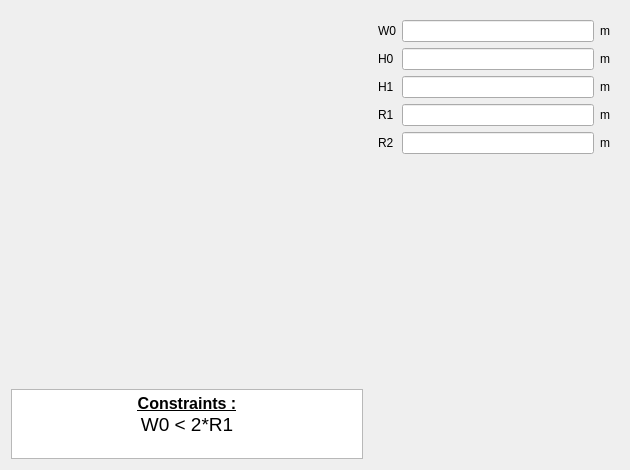
<?xml version="1.0" encoding="UTF-8"?>
<ui version="4.0">
 <class>PWSlot26</class>
 <widget class="QWidget" name="PWSlot26">
  <property name="geometry">
   <rect>
    <x>0</x>
    <y>0</y>
    <width>630</width>
    <height>470</height>
   </rect>
  </property>
  <property name="minimumSize">
   <size>
    <width>630</width>
    <height>470</height>
   </size>
  </property>
  <property name="maximumSize">
   <size>
    <width>16777215</width>
    <height>16777215</height>
   </size>
  </property>
  <property name="windowTitle">
   <string>Form</string>
  </property>
  <layout class="QHBoxLayout" name="horizontalLayout">
   <item>
    <layout class="QVBoxLayout" name="verticalLayout_2">
     <item>
      <widget class="QLabel" name="img_slot">
       <property name="sizePolicy">
        <sizepolicy hsizetype="Expanding" vsizetype="Expanding">
         <horstretch>0</horstretch>
         <verstretch>0</verstretch>
        </sizepolicy>
       </property>
       <property name="maximumSize">
        <size>
         <width>16777215</width>
         <height>16777215</height>
        </size>
       </property>
       <property name="text">
        <string/>
       </property>
       <property name="pixmap">
        <pixmap resource="../../../../Resources/pyleecan.qrc">:/images/images/MachineSetup/WSlot/SlotW26.png</pixmap>
       </property>
       <property name="scaledContents">
        <bool>true</bool>
       </property>
      </widget>
     </item>
     <item>
      <widget class="QTextEdit" name="txt_constraint">
       <property name="sizePolicy">
        <sizepolicy hsizetype="Expanding" vsizetype="Fixed">
         <horstretch>0</horstretch>
         <verstretch>0</verstretch>
        </sizepolicy>
       </property>
       <property name="maximumSize">
        <size>
         <width>16777215</width>
         <height>70</height>
        </size>
       </property>
       <property name="verticalScrollBarPolicy">
        <enum>Qt::ScrollBarAlwaysOff</enum>
       </property>
       <property name="html">
        <string>&lt;!DOCTYPE HTML PUBLIC &quot;-//W3C//DTD HTML 4.0//EN&quot; &quot;http://www.w3.org/TR/REC-html40/strict.dtd&quot;&gt;
&lt;html&gt;&lt;head&gt;&lt;meta name=&quot;qrichtext&quot; content=&quot;1&quot; /&gt;&lt;style type=&quot;text/css&quot;&gt;
p, li { white-space: pre-wrap; }
&lt;/style&gt;&lt;/head&gt;&lt;body style=&quot; font-family:'MS Shell Dlg 2'; font-size:7.8pt; font-weight:400; font-style:normal;&quot;&gt;
&lt;p align=&quot;center&quot; style=&quot; margin-top:0px; margin-bottom:0px; margin-left:0px; margin-right:0px; -qt-block-indent:0; text-indent:0px;&quot;&gt;&lt;span style=&quot; font-size:12pt; font-weight:600; text-decoration: underline;&quot;&gt;Constraints :&lt;/span&gt;&lt;/p&gt;
&lt;p align=&quot;center&quot; style=&quot; margin-top:0px; margin-bottom:0px; margin-left:0px; margin-right:0px; -qt-block-indent:0; text-indent:0px;&quot;&gt;&lt;span style=&quot; font-size:14pt;&quot;&gt;W0 &amp;lt; 2*R1&lt;/span&gt;&lt;/p&gt;&lt;/body&gt;&lt;/html&gt;</string>
       </property>
       <property name="textInteractionFlags">
        <set>Qt::TextSelectableByKeyboard|Qt::TextSelectableByMouse</set>
       </property>
      </widget>
     </item>
    </layout>
   </item>
   <item>
    <widget class="QWidget" name="widget" native="true">
     <property name="minimumSize">
      <size>
       <width>250</width>
       <height>0</height>
      </size>
     </property>
     <property name="maximumSize">
      <size>
       <width>250</width>
       <height>16777215</height>
      </size>
     </property>
     <layout class="QVBoxLayout" name="verticalLayout">
      <item>
       <layout class="QGridLayout" name="gridLayout">
        <item row="0" column="0">
         <widget class="QLabel" name="in_W0">
          <property name="text">
           <string>W0</string>
          </property>
         </widget>
        </item>
        <item row="0" column="1">
         <widget class="FloatEdit" name="lf_W0"/>
        </item>
        <item row="0" column="2">
         <widget class="QLabel" name="unit_W0">
          <property name="text">
           <string>m</string>
          </property>
         </widget>
        </item>
        <item row="1" column="0">
         <widget class="QLabel" name="in_H0">
          <property name="text">
           <string>H0</string>
          </property>
         </widget>
        </item>
        <item row="1" column="1">
         <widget class="FloatEdit" name="lf_H0"/>
        </item>
        <item row="1" column="2">
         <widget class="QLabel" name="unit_H0">
          <property name="text">
           <string>m</string>
          </property>
         </widget>
        </item>
        <item row="2" column="0">
         <widget class="QLabel" name="in_H1">
          <property name="text">
           <string>H1</string>
          </property>
         </widget>
        </item>
        <item row="2" column="1">
         <widget class="FloatEdit" name="lf_H1"/>
        </item>
        <item row="2" column="2">
         <widget class="QLabel" name="unit_H1">
          <property name="text">
           <string>m</string>
          </property>
         </widget>
        </item>
        <item row="3" column="0">
         <widget class="QLabel" name="in_R1">
          <property name="text">
           <string>R1</string>
          </property>
         </widget>
        </item>
        <item row="3" column="1">
         <widget class="FloatEdit" name="lf_R1"/>
        </item>
        <item row="3" column="2">
         <widget class="QLabel" name="unit_R1">
          <property name="text">
           <string>m</string>
          </property>
         </widget>
        </item>
        <item row="4" column="0">
         <widget class="QLabel" name="in_R2">
          <property name="text">
           <string>R2</string>
          </property>
         </widget>
        </item>
        <item row="4" column="1">
         <widget class="FloatEdit" name="lf_R2">
          <property name="text">
           <string/>
          </property>
         </widget>
        </item>
        <item row="4" column="2">
         <widget class="QLabel" name="unit_R2">
          <property name="text">
           <string>m</string>
          </property>
         </widget>
        </item>
       </layout>
      </item>
      <item>
       <spacer name="verticalSpacer">
        <property name="orientation">
         <enum>Qt::Vertical</enum>
        </property>
        <property name="sizeHint" stdset="0">
         <size>
          <width>20</width>
          <height>40</height>
         </size>
        </property>
       </spacer>
      </item>
      <item>
       <widget class="WWSlotOut" name="w_out" native="true"/>
      </item>
     </layout>
    </widget>
   </item>
  </layout>
 </widget>
 <customwidgets>
  <customwidget>
   <class>FloatEdit</class>
   <extends>QLineEdit</extends>
   <header>......GUI/Tools/FloatEdit.h</header>
  </customwidget>
  <customwidget>
   <class>WWSlotOut</class>
   <extends>QWidget</extends>
   <header>......GUI.Dialog.DMachineSetup.SWSlot.WWSlotOut.WWSlotOut.h</header>
   <container>1</container>
  </customwidget>
 </customwidgets>
 <tabstops>
  <tabstop>lf_W0</tabstop>
  <tabstop>lf_H0</tabstop>
  <tabstop>lf_H1</tabstop>
  <tabstop>lf_R1</tabstop>
  <tabstop>txt_constraint</tabstop>
 </tabstops>
 <resources>
  <include location="../../../../Resources/pyleecan.qrc"/>
  <include location="../../../../Resources/pyleecan.qrc"/>
 </resources>
 <connections/>
</ui>
